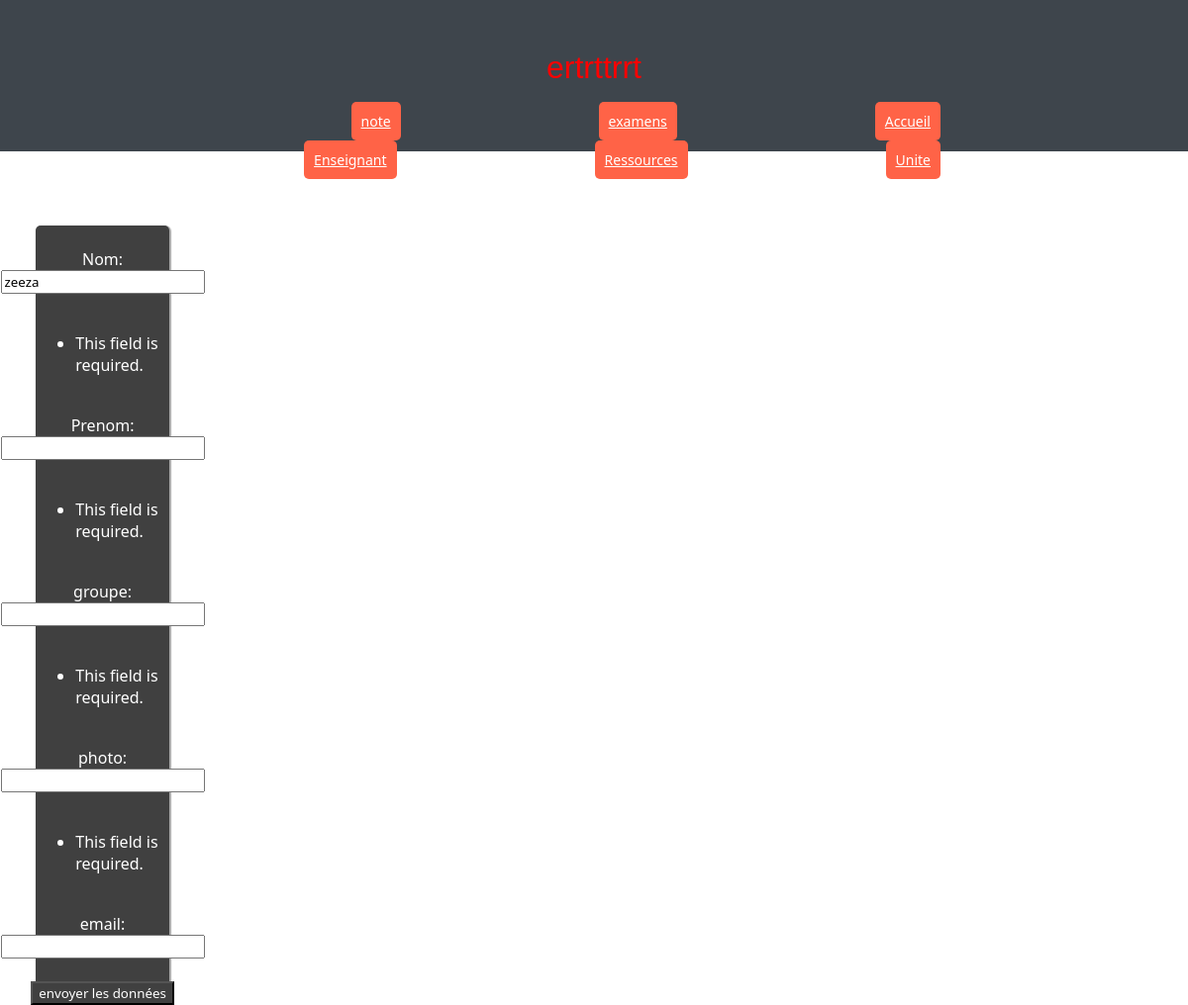
/gestion/update/1, run on an earlier commit of the app's database.
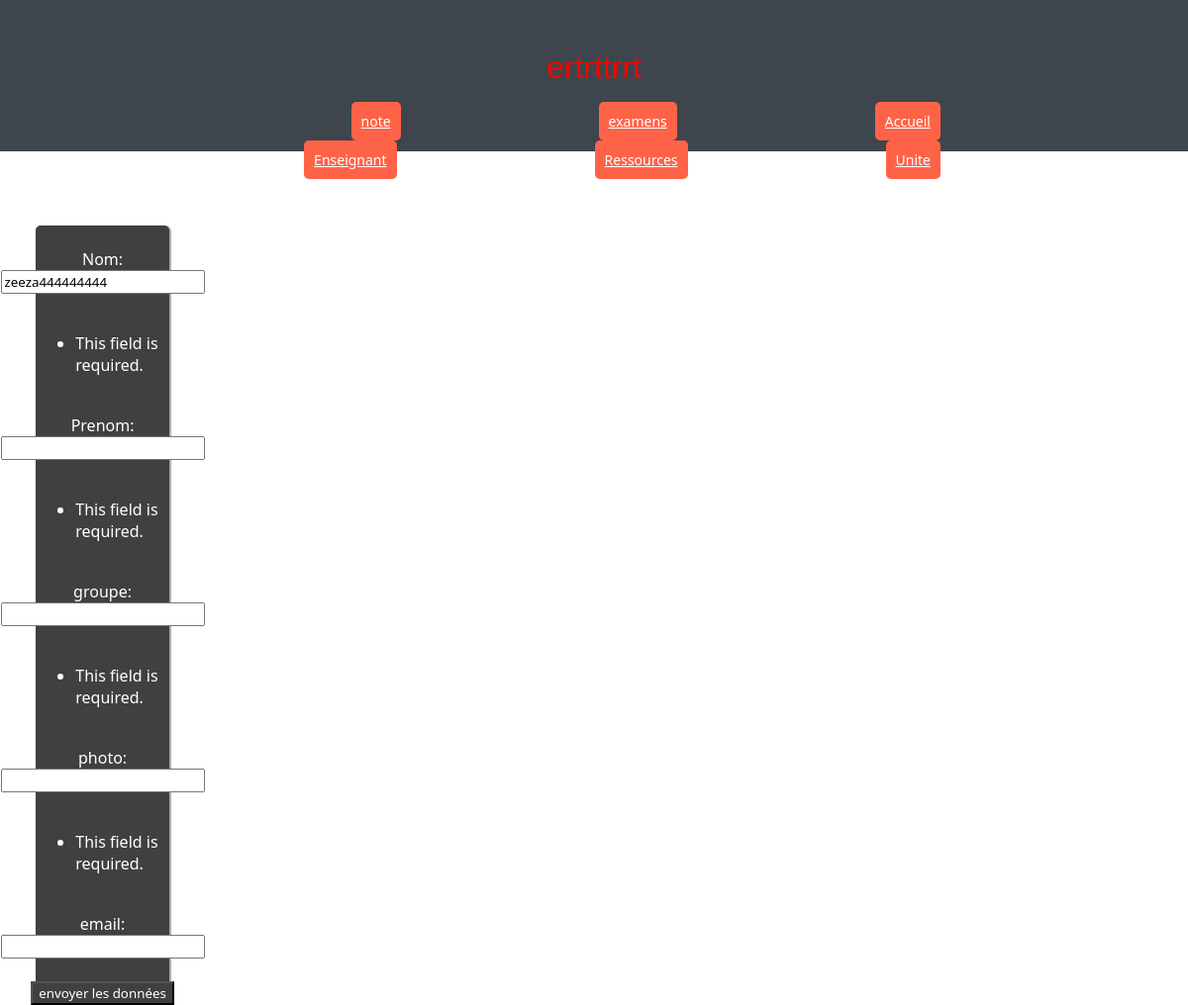
And on a later commit of the database.
### gestion/models.py (models this page shows, shortened)
class Etudiant(models.Model):
    nom = models.CharField(max_length = 100)
    prenom =models.CharField(max_length = 100,null = True)
    groupe =models.CharField(max_length = 100,null = True)
    photo =models.CharField(max_length = 100,null = True)
    email=models.EmailField(default=None,max_length = 100)
    def dico(self):
        return {"nom": self.nom,"prenom": self.prenom,"groupe": self.groupe,"photo": self.photo," email": self. email,}

### gestion/views.py (the view)
# urls.py: path("update/<int:id>",views.update),
def update(request, id):
    etudiant = models.Etudiant.objects.get(pk=id)
    eform = EtudiantForm(etudiant.dico())
    return render(request, "gestion/update.html", {"eform": eform,"id":id})

### gestion/forms.py
class EtudiantForm(ModelForm):
    class Meta:
        model = models.Etudiant
        fields = ('nom','prenom','groupe','groupe','photo','email')
        labels = {
            'nom' : _('Nom') ,
            'prenom ': _('prenom '),
            'groupe': _('groupe'),
            'photo': _('photo'),
            'email': _('email'),
        }

### gestion/templates/gestion/update.html (shortened to what this page needs)
     {% extends "gestion/main.html" %}
{%block content %}
    <form method="post" action="/gestion/traitementupdate/{{id}}/">
    {{ eform.as_p }}
        <input type="submit" value="envoyer les données">
    </form>
{% endblock %}

### gestion/templates/gestion/main.html (shortened to what this page needs)
<!DOCTYPE html>
<html lang="fr">
<head>
{% load static %}
<link rel="stylesheet" href="{% static 'gestion/style.css' %}">
</head>
<header class="entetesite">
    <h1>ertrttrrt  </h1>
    <div class="baree">
        <div class="nav">
            <div class="nav-bar">
                <ul class="ul2">
                  <li class="li2"><a href="/gestion/home"> Accueil </a></li>
                    <li class="li2"><a href="/gestion/examens"> examens </a></li>
                    <li class="li2"><a href="/gestion/note"> note </a></li>
                     <li class="li2"><a href="/gestion/aUnite">Unite</a></li>
                    <li class="li2"><a href="/gestion/ajoutressources">Ressources</a></li>
                    <li class="li2"><a href="/gestion/ajoutenseignant">Enseignant</a></li>
      </ul>
</div>
</div>
</div>
</header>
<div class="main">
    {% block content %}
    {% endblock%}
</div>
</html>

### gestion/static/gestion/style.css (style rules this page uses)
* { font-weight:1; font-family:system-ui,arial; color:white; }
html, body { margin : 0px; padding : 0px; #background-color: darkblue; }
.entetesite { background: #3E454C; padding : 50px; background-size: 100%; }
.entetesite h1 { color : red; font-family : Raleway, sans-serif; width : 400px; text-align: center; margin : 0px auto 0px; }
h1 { text-align : center; }
.baree { width: 75vw; margin: 0 auto; margin-top: 10px; }
.nav-bar .ul2 .li2 { float: right; list-style-type: none; padding: 10px; margin: 0 100px; background-color: tomato; font-size: 14px; border-radius: 5px; transition: all 0.5s ease-out; }
input[type=submit],button { background:#404040; font-family:system-ui,arial; }
input[type=text],input[type=number],textarea,select,option { color:black; font-family:system-ui,arial; }
form { background-color: #404040; display:flex; justify-content:center; flex-direction:column; align-items:center; margin-top:75px; width:65%; border-radius:5px; box-shadow:1px 1px 1px 1px #A9A9A9; }
form > p { list-style-type:none; display:flex; flex-direction:column; align-items:center; padding:7px; }
.main { display:flex; justify-content:center; flex-direction:column; align-items:center; }

What changed in the data, as far as the page shows it:
changed Etudiant: nom "zeeza" → "zeeza444444444"
